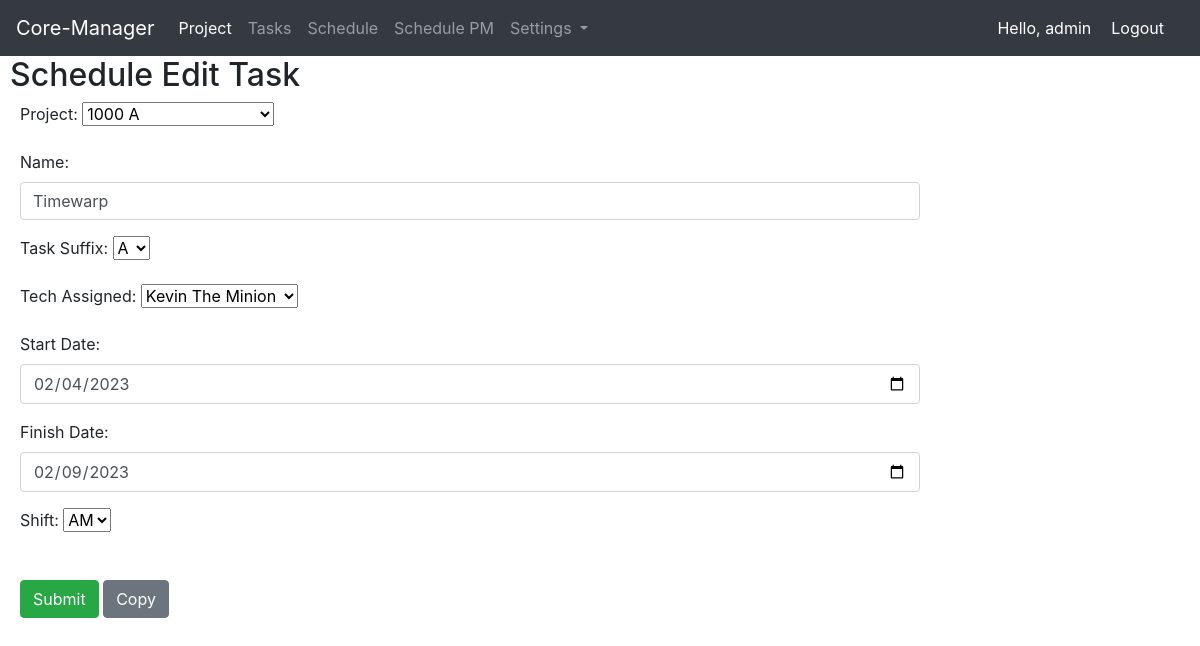
Screenshot of /schedule_edit_task/9 (signed in) with the database file from the repository.
### project/models.py (models this page shows, shortened)
class Task(models.Model):
    task_name = models.CharField(max_length=200)
    task_suffix = models.CharField(max_length=10, choices=suffix, default="A")
    task_description = models.TextField()
    task_critical_path = models.IntegerField(default=1000)
    task_group = models.ForeignKey(TestList, on_delete=models.CASCADE, default="Nil")
    task_assigned_to = models.ForeignKey(Technician, on_delete=models.CASCADE, blank=True, null=True)
    task_request_date = models.DateField()
    task_created_by = models.CharField(max_length=30, blank=True)
    task_creation_date = models.DateTimeField(auto_now_add=True)
    task_status = models.CharField(max_length=25, choices=status, default='Planning')
    task_shift = models.CharField(max_length=25, choices=shift, default='FD')
    task_start_date = models.DateField(blank=True, null=True)
    task_end_date = models.DateField(blank=True, null=True)
    project = models.ForeignKey(Project, on_delete=models.CASCADE)
    task_pan = models.CharField(max_length=30)
    task_pulverise = models.CharField(max_length=10, choices=pulverise, default='No')
    task_assay_loc = models.CharField(max_length=15, choices=assay_loc, default='Internal')
    assay_method = models.TextField(blank=True, null=True)
    task_concated_name = models.CharField(max_length=50, blank=True, null=True)

### home/decorators.py (the view)
        def wrapper_func(request, *args, **kwargs):
            group = None
            if request.user.groups.exists():
                group= request.user.groups.all()[0].name
            if group in allowed_roles:
                return view_func(request, *args, **kwargs)
            else:
                return HttpResponse('You are not authorised to view this page')

### project/forms.py
class ScheduleEditTaskForm(ModelForm):
    project = forms.ModelChoiceField(queryset=Project.objects.all(), empty_label="Select Project Number")
    class Meta:
        model = Task
        fields = ("project",
                  "task_name",
                  "task_suffix",
                  "task_assigned_to",
                  "task_start_date",
                  "task_end_date",
                  "task_shift",
                  )
        labels = {
            "project": "Project Number",
            "task_name": "Name",
            "task_suffix": "Task Suffix",
            "task_status": "Task Status",
            "task_assigned_to": "Tech Assigned",
            "task_start_date": "Start Date",
            "task_end_date": "Finish Date",
            "task_shift": "Shift",
        }
        widgets = {
            "task_name": forms.TextInput(attrs={'class': 'form-control', 'placeholder': 'Required'}),
            'task_start_date': widgets.DateInput(attrs={'type': 'date', 'class': 'form-control'}),
            'task_end_date': widgets.DateInput(attrs={'type': 'date', 'class': 'form-control'}),
        }

### project/models.py (called while the page is built)
    def __str__(self):
        return self.project_concated_name

    def __str__(self):
        return self.technician_concat_name

### project/views.py (called while the page is built, shortened)
@login_required(login_url='home_app:login')
@allowed_users(allowed_roles=['Coordinator'])
def schedule_edit_task(request, task_id):
    task = Task.objects.get(pk=task_id)
    if 'submit_form' in request.POST:
        form = ScheduleEditTaskForm(request.POST or None, instance=task)
        if form.is_valid():
            form.save()
            return redirect('schedule_app:schedule_home')
    form = ScheduleEditTaskForm(request.POST or None, instance=task)
    context = {
        "task": task,
        'form': form,
    }
    return render(request, 'project/schedule_edit_task.html', context)

### templates/project/schedule_edit_task.html (shortened to what this page needs)
{% extends 'base.html' %}
{% load static %}
 {% block css_files %}
        <link rel="stylesheet" href="{% static "project/project.css" %}">
  {% endblock %}
{% block content %}
<h2>Schedule Edit Task</h2>
{% if submitted %}
    Your task was submitted was sucessfully
{% else %}
    <form class="add_task" action="" method="POST">
        {{ form.as_p }}
        <br>
        <input type="submit" value="Submit" class="btn btn-success" name="submit_form">
        <input type="submit" value="Copy" class="btn btn-secondary" name="copy_task">
    </form>
{% endif %}
{% endblock %}

### templates/header.html (shortened to what this page needs)
<nav class="navbar navbar-expand-lg navbar-dark bg-dark">
  <a class="navbar-brand" href="{% url 'home_app:index' %}">Core-Manager</a>
  <div class="collapse navbar-collapse" id="navbarSupportedContent">
    <ul class="navbar-nav mr-auto">
      <li class="nav-item active">
        <a class="nav-link" href="{% url 'project_app:project_home_page' %}">Project <span class="sr-only">(current)</span></a>
      </li>
      <li class="nav-item">
        <a class="nav-link" href="{% url 'project_app:task_home_page' %}">Tasks</a>
      </li>
      {% if request.user.groups.all.0.name == 'Coordinator' %}
        <li class="nav-item">
          <a class="nav-link" href="{% url 'schedule_app:schedule_home' %}">Schedule</a>
        </li>
      {% endif %}
      <li class="nav-item">
          <a class="nav-link" href="{% url 'schedule_app:schedule_pm' %}">Schedule PM</a>
        </li>
      {% if request.user.groups.all.0.name == 'Coordinator' %}
        <li class="nav-item dropdown">
          <a class="nav-link dropdown-toggle" href="#" id="navbarDropdown" role="button" data-toggle="dropdown" aria-haspopup="true" aria-expanded="false">
            Settings
          </a>
        </li>
      {% endif %}
    </ul>
    <span class="hello-msg">Hello, {{ request.user }} </span>
    <span ><a class="hello-msg" href="{% url 'home_app:logout' %}">Logout</a> </span>
  </div>
</nav>

### static/project/project.css (style rules this page uses)
h2 { margin-left: 10px; }
.add_task { margin-left: 20px; width: 75%; }

### templates/header.html (style rules this page uses)
.hello-msg { font-size = 18px; color: #fff; margin-right: 20px; }

### rows the page displays
Task: project "1000 A", task_name "Timewarp", task_suffix "A", task_assigned_to "Kevin The Minion", task_start_date "02/04/2023", task_end_date "02/09/2023", task_shift "AM"

### other values shown
{{ request.user }} "admin"
